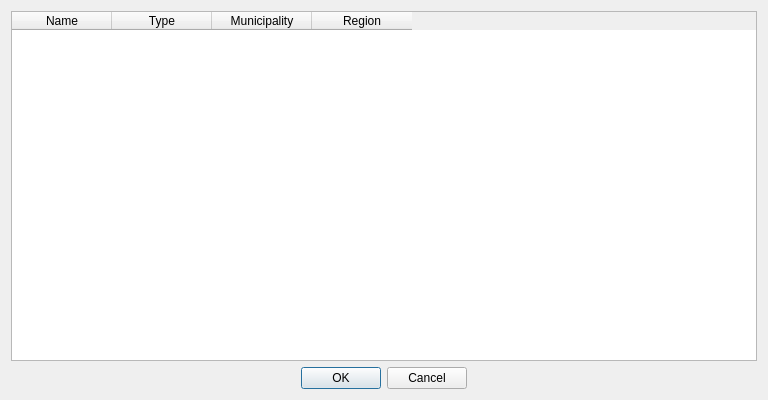
<?xml version="1.0" encoding="UTF-8"?>
<ui version="4.0">
 <class>GeoFinder</class>
 <widget class="QDialog" name="GeoFinder">
  <property name="geometry">
   <rect>
    <x>0</x>
    <y>0</y>
    <width>768</width>
    <height>400</height>
   </rect>
  </property>
  <property name="sizePolicy">
   <sizepolicy hsizetype="Fixed" vsizetype="Fixed">
    <horstretch>0</horstretch>
    <verstretch>0</verstretch>
   </sizepolicy>
  </property>
  <property name="windowTitle">
   <string>Spatial search</string>
  </property>
  <layout class="QGridLayout" name="gridLayout">
   <item row="0" column="0">
    <widget class="QTableWidget" name="tableWidget">
     <column>
      <property name="text">
       <string>Name</string>
      </property>
     </column>
     <column>
      <property name="text">
       <string>Type</string>
      </property>
     </column>
     <column>
      <property name="text">
       <string>Municipality</string>
      </property>
     </column>
     <column>
      <property name="text">
       <string>Region</string>
      </property>
     </column>
    </widget>
   </item>
   <item row="1" column="0">
    <widget class="QDialogButtonBox" name="buttonBox">
     <property name="orientation">
      <enum>Qt::Horizontal</enum>
     </property>
     <property name="standardButtons">
      <set>QDialogButtonBox::Cancel|QDialogButtonBox::Ok</set>
     </property>
     <property name="centerButtons">
      <bool>true</bool>
     </property>
    </widget>
   </item>
  </layout>
 </widget>
 <resources/>
 <connections>
  <connection>
   <sender>buttonBox</sender>
   <signal>accepted()</signal>
   <receiver>GeoFinder</receiver>
   <slot>accept()</slot>
   <hints>
    <hint type="sourcelabel">
     <x>248</x>
     <y>254</y>
    </hint>
    <hint type="destinationlabel">
     <x>157</x>
     <y>274</y>
    </hint>
   </hints>
  </connection>
  <connection>
   <sender>buttonBox</sender>
   <signal>rejected()</signal>
   <receiver>GeoFinder</receiver>
   <slot>reject()</slot>
   <hints>
    <hint type="sourcelabel">
     <x>316</x>
     <y>260</y>
    </hint>
    <hint type="destinationlabel">
     <x>286</x>
     <y>274</y>
    </hint>
   </hints>
  </connection>
 </connections>
</ui>
